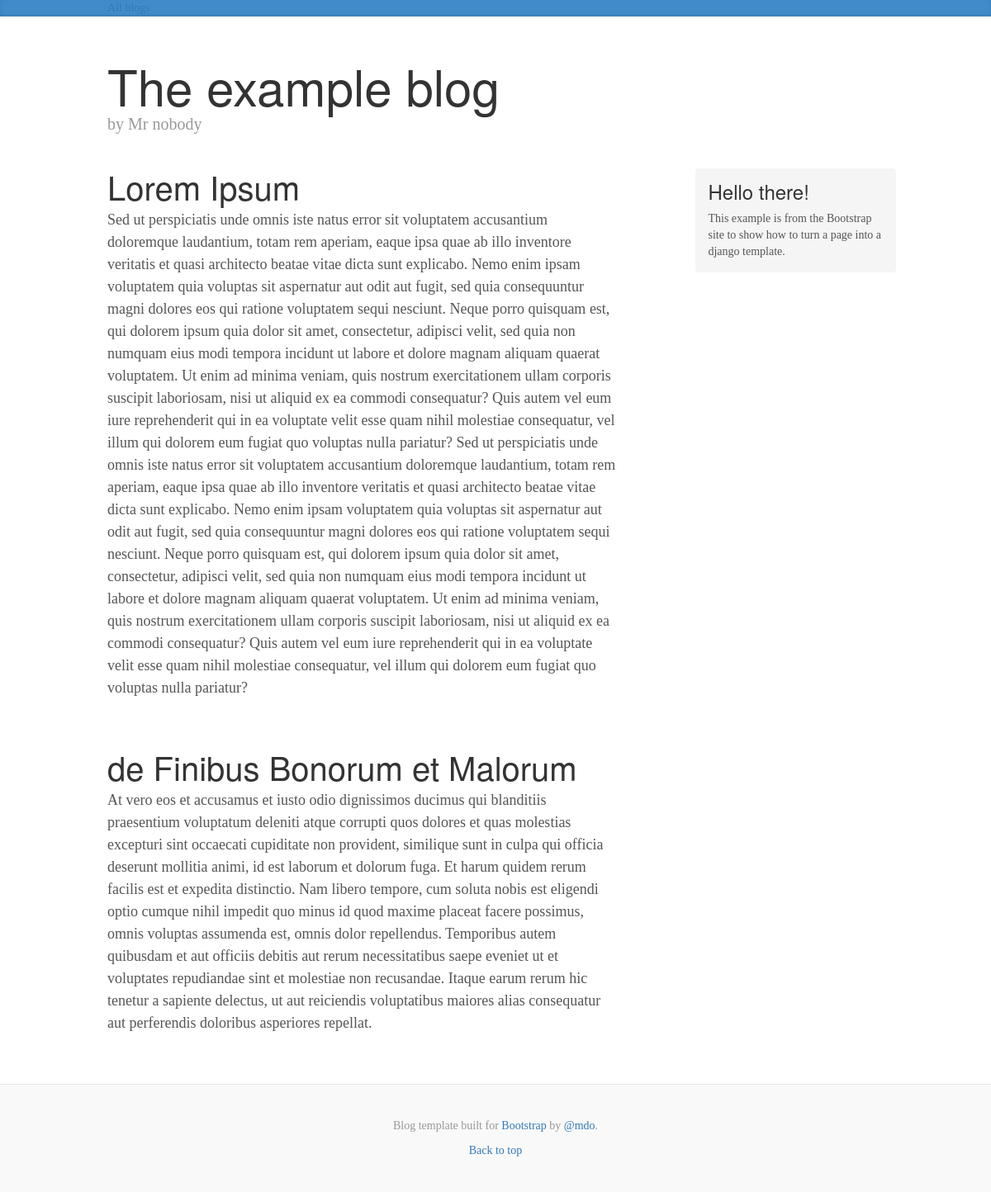
The page /blog/example-blog on the database its author committed.
### blog/models.py (models this page shows, shortened)
class Blog(models.Model):
    title = models.CharField(max_length=64)
    author = models.CharField(max_length=64)
    slug   = models.SlugField(max_length=50, unique=True)

class Post(models.Model):
    title = models.CharField(max_length=64, unique=True)
    text  = models.TextField()
    blog  = models.ForeignKey(Blog)

### blog/views.py (the view)
# urls.py: url(r'^(?P<blog_name>[a-z0-9\-]+)$', views.blog, name='blog'),
def blog(request, blog_name):
    blog  = get_object_or_404(Blog, slug=blog_name)
    posts = Post.objects.filter(blog=blog)
    return render(request, 'blog/blog.html', {'blog': blog, 'posts': posts})

### blog/templates/blog/blog.html (shortened to what this page needs)
{% extends "blog/main.html" %}
{% block header %}
<div class="blog-header">
    <h1 class="blog-title">{{ blog.title }}</h1>
    <p class="lead blog-description"> by {{ blog.author }}</small></p>
</div>
{% endblock %}
{%  block content %}
    {% if posts %}
      {% for post in posts %}
          <div class="blog-post">
              <h2 class="blog-post-title">{{ post.title }}</h1>
              <p>{{ post.text }}</p>
          </div>
      {% endfor %}
    {% else %}
      <h2>Hang in there, there will be posts soon!</h2>
    {% endif %}
{% endblock %}

### blog/static/blog/blog.css (style rules this page uses)
body { font-family: Georgia, "Times New Roman", Times, serif; color: #555; }
h1, .h1, h2, .h2, h3, .h3, h4, .h4, h5, .h5, h6, .h6 { margin-top: 0; font-family: "Helvetica Neue", Helvetica, Arial, sans-serif; font-weight: normal; color: #333; }
.blog-header { padding-top: 20px; padding-bottom: 20px; }
.blog-title { margin-top: 30px; margin-bottom: 0; font-size: 60px; font-weight: normal; }
.blog-description { font-size: 20px; color: #999; }
.blog-post { margin-bottom: 60px; }
.blog-post-title { margin-bottom: 5px; font-size: 40px; }

### rows shown on the page
Blog: title "The example blog", author "Mr nobody"
Post: title "Lorem Ipsum", text "Sed ut perspiciatis unde omnis iste natus error sit voluptatem accusantium doloremque laudantium, totam rem aperiam, eaque ipsa quae ab illo inventore veritatis et quasi architecto beatae vitae dicta sunt explicabo. Nemo enim ipsam voluptatem quia voluptas sit aspernatur aut odit aut fugit, sed quia consequuntur magni dolores eos qui ratione voluptatem sequi nesciunt. Neque porro quisquam est, qui dolorem ipsum quia dolor sit amet, consectetur, adipisci velit, sed quia non numquam eius modi tempora incidunt ut labore et dolore magnam aliquam quaerat voluptatem. Ut enim ad minima veniam, quis nostrum exercitationem ullam corporis suscipit laboriosam, nisi ut aliquid ex ea commodi…"
Post: title "de Finibus Bonorum et Malorum", text "At vero eos et accusamus et iusto odio dignissimos ducimus qui blanditiis praesentium voluptatum deleniti atque corrupti quos dolores et quas molestias excepturi sint occaecati cupiditate non provident, similique sunt in culpa qui officia deserunt mollitia animi, id est laborum et dolorum fuga. Et harum quidem rerum facilis est et expedita distinctio. Nam libero tempore, cum soluta nobis est eligendi optio cumque nihil impedit quo minus id quod maxime placeat facere possimus, omnis voluptas assumenda est, omnis dolor repellendus. Temporibus autem quibusdam et aut officiis debitis aut rerum necessitatibus saepe eveniet ut et voluptates repudiandae sint et molestiae non recusandae. Itaque…"
